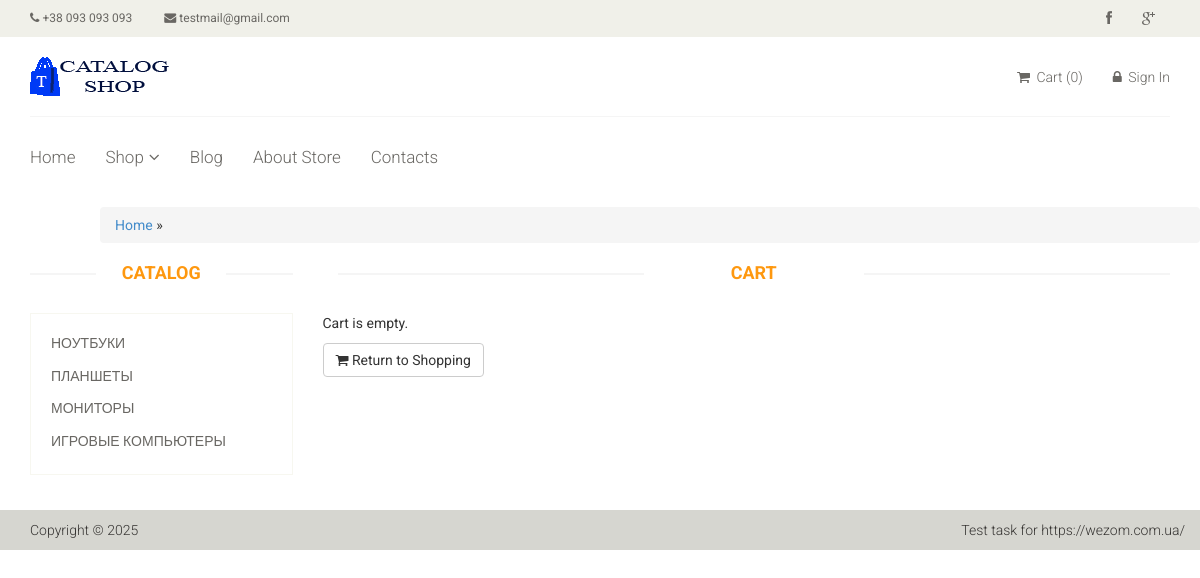
/cart, run on an earlier commit of the app's database.
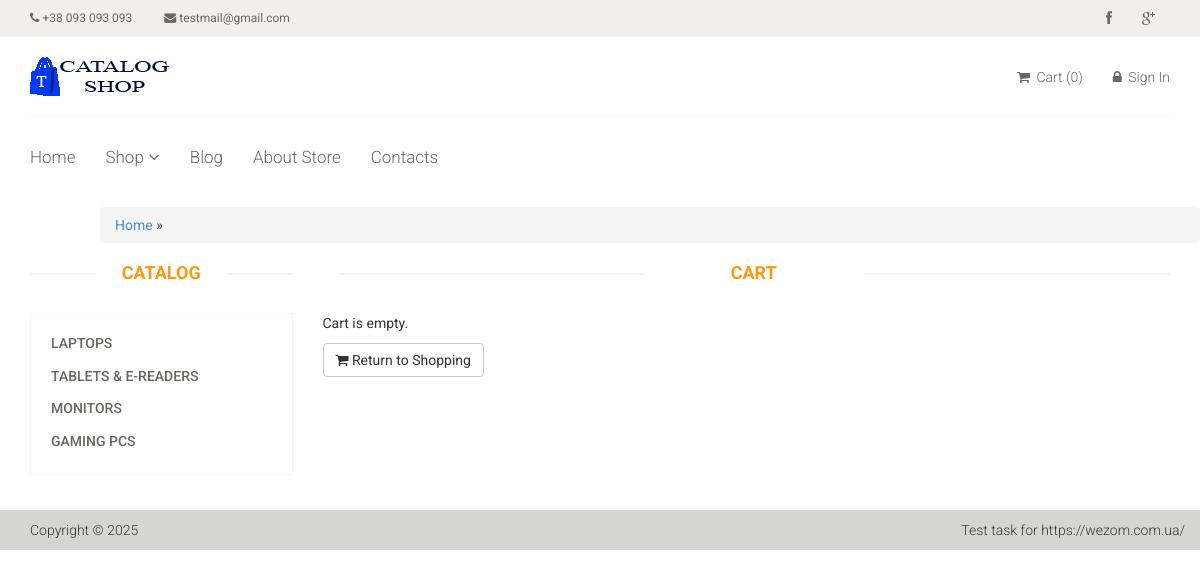
And on a later commit of the database.
### tables this page shows
CREATE TABLE `category` (
                            `id` int(11) NOT NULL,
                            `name` varchar(255) NOT NULL,
                            `sort_order` int(11) NOT NULL DEFAULT '0',
                            `status` int(11) NOT NULL DEFAULT '1' COMMENT '0=Disabled, 1=Enabled'
);

### config/routes.php (called while the page is built, shortened)
<?php
return [
    'alias/p([0-9]+)' => 'product/view/$1',
    'catalog' => 'catalog/index',
    'alias/c([0-9]+)/page-([0-9]+)' => 'catalog/category/$1/$2',
    'alias/c([0-9]+)' => 'catalog/category/$1',
    'cart/checkout' => 'cart/checkout',
    'cart/delete/([0-9]+)' => 'cart/delete/$1',
    'cart/add/([0-9]+)' => 'cart/add/$1',
    'cart/addAjax/([0-9]+)' => 'cart/addAjax/$1',
    'cart' => 'cart/index',
    'user/register' => 'user/register',
    'user/login' => 'user/login',
    'user/logout' => 'user/logout',
    'cabinet/edit' => 'cabinet/edit',
    'cabinet' => 'cabinet/index',
    'admin/product/create' => 'adminProduct/create',
    'admin/product/update/([0-9]+)' => 'adminProduct/update/$1',
    'admin/product/delete/([0-9]+)' => 'adminProduct/delete/$1',
    'admin/product' => 'adminProduct/index',
    'admin/category/create' => 'adminCategory/create',
    'admin/category/update/([0-9]+)' => 'adminCategory/update/$1',
    'admin/category/delete/([0-9]+)' => 'adminCategory/delete/$1',
    'admin/category' => 'adminCategory/index',
    'admin/order/update/([0-9]+)' => 'adminOrder/update/$1',
    'admin/order/delete/([0-9]+)' => 'adminOrder/delete/$1',
    'admin/order/view/([0-9]+)' => 'adminOrder/view/$1',
    'admin/order' => 'adminOrder/index',
    'admin' => 'admin/index',
    'contacts' => 'site/contact',
    'about' => 'site/about',
    'blog' => 'site/blog',
    '' => 'site/index',
];

### controllers/CartController.php (called while the page is built, shortened)
<?php
final class CartController
{
    public function actionIndex(): bool
    {
        $categories = Category::getCategoriesList();
        $productsInCart = Cart::getProducts();
        require_once ROOT . '/views/cart/index.php';
        return true;
    }
}

### index.php (called while the page is built, shortened)
<?php
require_once ROOT . '/vendor/autoload.php';
$router = new \App\Core\Router();
$router->run();

### models/Category.php (called while the page is built, shortened)
<?php
final class Category
{
    public static function getCategoriesList(): array
    {
        $db = \App\Core\Db::getConnection();
        $result = $db->query('SELECT id, name FROM category WHERE status = "1" ORDER BY sort_order, name ASC');
        $categoryList = [];
        $i = 0;
        while ($row = $result->fetch()) {
            $categoryList[$i] = [
                'id' => $row['id'],
                'name' => $row['name']
            ];
            $i++;
        }
        return $categoryList;
    }
}

### function/Autoload.php (called while the page is built, shortened)
<?php
spl_autoload_register(function (string $className): void {
    $arrayPaths = [
        '/models/',
        '/function/'
    ];
    foreach ($arrayPaths as $path) {
        $filePath = ROOT . $path . $className . '.php';
    }
});

### models/Cart.php (called while the page is built, shortened)
<?php
final class Cart
{
    public static function getProducts(): array|false
    {
        return $_SESSION['products'] ?? false;
    }
}

### views/cart/index.php (the view)
<?php
include ROOT . '/views/layouts/header.php'; ?>
    <section>
        <div class="container">
            <div class="row">
                <div class="col-sm-3">
                    <div class="left-sidebar">
                        <h2>Catalog</h2>
                        <div class="panel-group category-products">
                            <?php foreach ($categories as $categoryItem): ?>
                                <div class="panel panel-default">
                                    <div class="panel-heading">
                                        <h4 class="panel-title">
                                            <a href="/alias/c<?php echo $categoryItem['id']; ?>">
                                                <?php echo $categoryItem['name']; ?>
                                            </a>
                                        </h4>
                                    </div>
                                </div>
                            <?php endforeach; ?>
                        </div>
                    </div>
                </div>
                <div class="col-sm-9 padding-right">
                    <div class="features_items">
                        <h2 class="title text-center">Cart</h2>
                        <?php if ($productsInCart): ?>
                            <p>You have selected these products:</p>
                            <table class="table-bordered table-striped table">
                                <thead>
                                <tr>
                                    <th>Product Code</th>
                                    <th>Name</th>
                                    <th>Cost, UAH</th>
                                    <th>Quantity, pcs</th>
                                    <th>Delete</th>
                                </tr>
                                </thead>
                                <tbody>
                                <?php foreach ($products as $product): ?>
                                    <tr>
                                        <td><?php echo htmlspecialchars($product['code']);?></td>
                                        <td>
                                            <a href="/alias/p<?php echo $product['id'];?>">
                                                <?php echo htmlspecialchars($product['tittle']);?>
                                            </a>
                                        </td>
                                        <td><?php echo number_format($product['price'], 2);?></td>
                                        <td><?php echo $productsInCart[$product['id']];?></td>
                                        <td>
                                            <a class="btn btn-default checkout" href="/cart/delete/<?php echo $product['id'];?>" title="Remove Item">
                                                <i class="fa fa-times"></i>
                                            </a>
                                        </td>
                                    </tr>
                                <?php endforeach; ?>
                                </tbody>
                                <tfoot>
                                <tr>
                                    <td colspan="4" class="text-right"><strong>Total Cost, UAH:</strong></td>
                                    <td><strong><?php echo number_format($totalPrice, 2);?></strong></td>
                                </tr>
                                </tfoot>
                            </table>
                            <a class="btn btn-default checkout" href="/cart/checkout"><i class="fa fa-shopping-cart"></i> Place Order</a>
                        <?php else: ?>
                            <p>Cart is empty.</p>
                            <a class="btn btn-default checkout" href="/"><i class="fa fa-shopping-cart"></i> Return to Shopping</a>
                        <?php endif; ?>
                    </div>
                </div>
            </div>
        </div>
    </section>
<?php include ROOT . '/views/layouts/footer.php'; ?>

### function/Router.php (shortened to what the rows shown need)
<?php
final class Router
{
    private array $routes;
    public function __construct()
    {
        $routesPath = ROOT . '/config/routes.php';
        $this->routes = include $routesPath;
    }
    private function getURI(): string
    {
        if (!empty($_SERVER['REQUEST_URI'])) {
            return trim($_SERVER['REQUEST_URI'], '/');
        }
        return '';
    }
    public function run(): void
    {
        $uri = $this->getURI();
        foreach ($this->routes as $uriPattern => $path) {
            if (preg_match("~$uriPattern~", $uri)) {
                $internalRoute = preg_replace("~$uriPattern~", $path, $uri);
                $segments = explode('/', $internalRoute);
                $controllerName = ucfirst(array_shift($segments)) . 'Controller';
                $actionName = 'action' . ucfirst(array_shift($segments) ?? '');
                $parameters = $segments;
                $controllerObject = new $controllerClass();
                try {
                    $result = call_user_func_array([$controllerObject, $actionName], $parameters);
                } catch (Exception $e) {
                    error_log("Router Error: " . $e->getMessage());
                    echo "An error occurred while dispatching the request.";
                    return;
                }
                if ($result !== null) {
                    break;
                } else {
                    require_once ROOT . '/views/about/index.php';
                }
            }
        }
    }
}

What changed in the data, as far as the page shows it:
removed category: name "НОУТБУКИ"
removed category: name "ПЛАНШЕТЫ"
removed category: name "МОНИТОРЫ"
removed category: name "ИГРОВЫЕ КОМПЬЮТЕРЫ"
added category: name "LAPTOPS"
added category: name "TABLETS & E-READERS"
added category: name "MONITORS"
added category: name "GAMING PCS"
